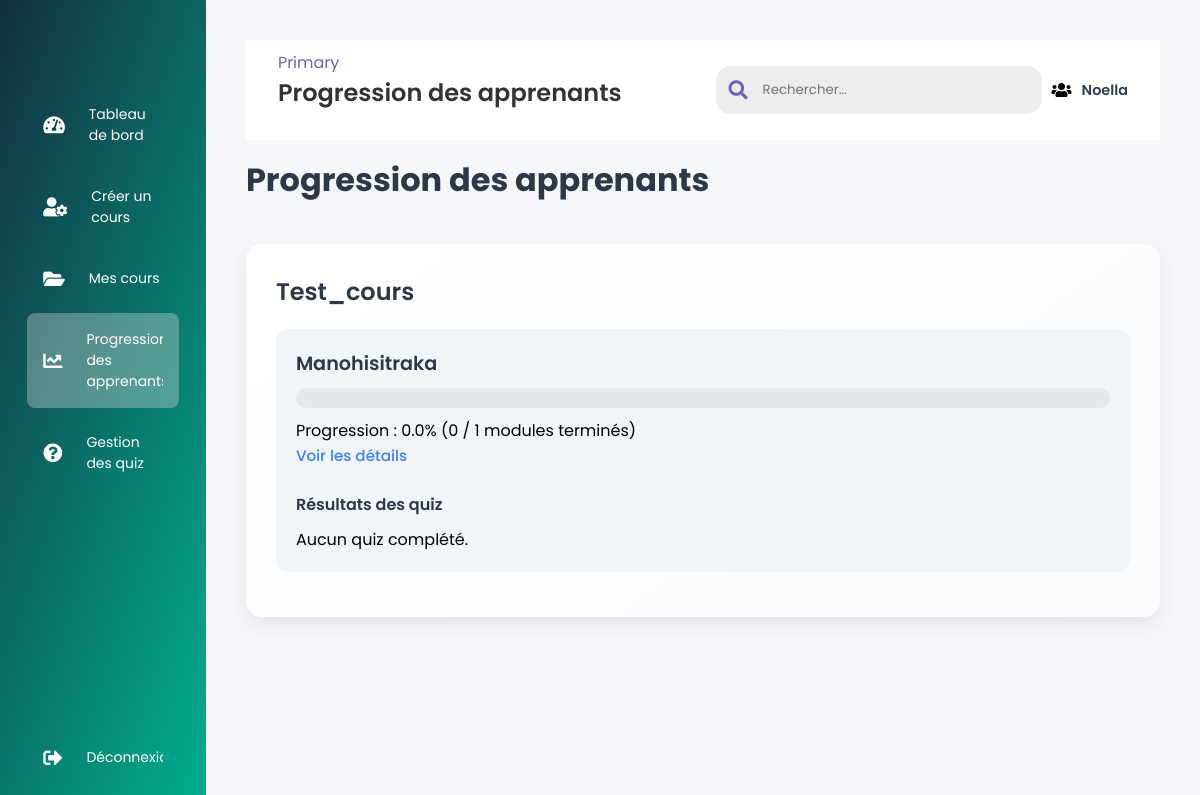
/Espace/formateur/progression_apprenants.php (signed in), run on the app's committed database.
### tables this page shows
CREATE TABLE `formateurs` (
  `id` int NOT NULL AUTO_INCREMENT,
  `nom_prenom` varchar(255) NOT NULL,
  `email` varchar(255) NOT NULL,
  `telephone` varchar(20) DEFAULT NULL,
  `ville_pays` varchar(255) DEFAULT NULL,
  `linkedin` varchar(255) DEFAULT NULL,
  `intitule_metier` varchar(255) DEFAULT NULL,
  `experience_formation` text,
  `detail_experience` text,
  `cv` varchar(255) DEFAULT NULL,
  `categories` text,
  `autre_domaine` varchar(255) DEFAULT NULL,
  `titre_cours` varchar(255) DEFAULT NULL,
  `objectif` text,
  `public_cible` text,
  `detail_complementaire` text,
  `formats` text,
  `format_autre` varchar(255) DEFAULT NULL,
  `duree_estimee` varchar(100) DEFAULT NULL,
  `type_formation` varchar(100) DEFAULT NULL,
  `motivation` text,
  `valeurs` text,
  `profil_public` text,
  `statut` enum('en_attente','verifie','premium','partenaire') DEFAULT 'en_attente',
  `created_at` timestamp NULL DEFAULT CURRENT_TIMESTAMP,
  `code_entree` varchar(255) DEFAULT NULL,
  `password` varchar(255) DEFAULT NULL,
  PRIMARY KEY (`id`),
  UNIQUE KEY `email` (`email`)
);

CREATE TABLE `cours` (
  `id` int NOT NULL AUTO_INCREMENT,
  `formateur_id` int NOT NULL,
  `formation_id` INT NOT NULL, 
  `contenu_formation_id` INT NOT NULL,
  `titre` varchar(255) NOT NULL,
  `description` text NOT NULL,
  `prix` decimal(10,2) NOT NULL,
  `photo` varchar(255) DEFAULT NULL,
  `created_at` timestamp NULL DEFAULT CURRENT_TIMESTAMP,
  PRIMARY KEY (`id`),
  KEY `formateur_id` (`formateur_id`),
  KEY `formation_id` (`formation_id`),
  KEY `contenu_formation_id` (`contenu_formation_id`),
  CONSTRAINT `cours_ibfk_1` FOREIGN KEY (`formateur_id`) REFERENCES `formateurs` (`id`) ON DELETE CASCADE,
  CONSTRAINT `fk_cours_formation` FOREIGN KEY (`formation_id`) REFERENCES `formations` (`id_formation`) ON DELETE RESTRICT ON UPDATE CASCADE,
  CONSTRAINT `fk_cours_sous_formation` FOREIGN KEY (`contenu_formation_id`) REFERENCES `contenu_formations` (`id_contenu`) ON DELETE RESTRICT ON UPDATE CASCADE
);

### Espace/formateur/progression_apprenants.php (the view, shortened to what this page needs)
<?php
require_once '../config/db.php';
$formateur_id = $_SESSION['formateur_id'];
$trainer_name = "Formateur";
if (isset($pdo)) {
    try {
        $query = "SELECT nom_prenom FROM formateurs WHERE id = :id";
        $stmt = $pdo->prepare($query);
        $stmt->bindParam(':id', $formateur_id, PDO::PARAM_INT);
        $stmt->execute();
        $row = $stmt->fetch(PDO::FETCH_ASSOC);
        if ($row) {
            $trainer_name = htmlspecialchars($row['nom_prenom']);
        }
    } catch (PDOException $e) {
        error_log("Erreur de requête : " . $e->getMessage());
    }
}
$stmt = $pdo->prepare("SELECT * FROM cours WHERE formateur_id = ?");
$stmt->execute([$formateur_id]);
$cours = $stmt->fetchAll(PDO::FETCH_ASSOC);
$progression = [];
foreach ($cours as $c) {
    $stmt = $pdo->prepare("SELECT id FROM modules WHERE cours_id = ?");
    $stmt->execute([$c['id']]);
    $modules = $stmt->fetchAll(PDO::FETCH_ASSOC);
    $total_modules = count($modules);
    $stmt = $pdo->prepare("
        SELECT u.id AS utilisateur_id, u.nom AS utilisateur_nom
        FROM inscriptions i
        JOIN utilisateurs u ON i.utilisateur_id = u.id
        WHERE i.cours_id = ? AND i.statut_paiement = 'paye'
    ");
    $stmt->execute([$c['id']]);
    $apprenants = $stmt->fetchAll(PDO::FETCH_ASSOC);
    $progression[$c['id']] = [
        'titre' => $c['titre'],
        'total_modules' => $total_modules,
        'apprenants' => []
    ];
    foreach ($apprenants as $apprenant) {
        $stmt = $pdo->prepare("
            SELECT m.titre
            FROM completions c
            JOIN modules m ON c.module_id = m.id
            WHERE c.utilisateur_id = ? AND c.cours_id = ?
        ");
        $stmt->execute([$apprenant['utilisateur_id'], $c['id']]);
        $modules_termines = $stmt->fetchAll(PDO::FETCH_COLUMN);
        $stmt = $pdo->prepare("
            SELECT q.titre AS quiz_titre, r.score, r.date, q.score_minimum
            FROM resultats_quiz r
            JOIN quiz q ON r.quiz_id = q.id
            JOIN modules m ON q.module_id = m.id
            WHERE r.utilisateur_id = ? AND m.cours_id = ?
        ");
        $stmt->execute([$apprenant['utilisateur_id'], $c['id']]);
        $resultats_quiz = $stmt->fetchAll(PDO::FETCH_ASSOC);
        $progression[$c['id']]['apprenants'][$apprenant['utilisateur_id']] = [
            'nom' => $apprenant['utilisateur_nom'],
            'modules_termines' => $modules_termines,
            'progression' => $total_modules > 0 ? (count($modules_termines) / $total_modules) * 100 : 0,
            'resultats_quiz' => $resultats_quiz
        ];
    }
}
?>
<!DOCTYPE html>
<html lang="fr">
<head>
    <link rel="stylesheet" href="../../asset/css/styles/style-formateur.css">
    <link rel="stylesheet" href="https://cdnjs.cloudflare.com/ajax/libs/font-awesome/5.15.4/css/all.min.css">
</head>
<body>
    <div class="sidebar">
        <div class="logo"></div>
        <ul class="menu">
            <li>
                <a href="espace_formateur.php"><i class="fas fa-tachometer-alt"></i><span>Tableau de bord</span></a>
            </li>
            <li>
                <a href="create_cours.php"><i class="fas fa-user-cog"></i><span>Créer un cours</span></a>
            </li>
            <li>
                <a href="liste_cours.php"><i class="fas fa-folder-open"></i><span>Mes cours</span></a>
            </li>
            <li class="active">
                <a href="progression_apprenants.php"><i class="fas fa-chart-line"></i><span>Progression des apprenants</span></a>
            </li>
            <li>
                <a href="liste_quiz.php"><i class="fas fa-question-circle"></i><span>Gestion des quiz</span></a>
            </li>
            <li class="logout">
                <a href="../../authentification/logout.php"><i class="fas fa-sign-out-alt"></i><span>Déconnexion</span></a>
            </li>
        </ul>
    </div>
    <div class="main--content">
        <div class="header--wrapper">
            <div class="header--title">
                <span>Primary</span>
                <h2>Progression des apprenants</h2>
            </div>
            <div class="user--info">
                <div class="search--box">
                    <i class="fas fa-search"></i>
                    <input type="text" placeholder="Rechercher...">
                </div>
                <i class="fas fa-users"></i>
                <span class="trainer-name"><?php echo $trainer_name; ?></span>
            </div>
        </div>
        <h1>Progression des apprenants</h1>
        <?php if (empty($cours)): ?>
            <div class="no-progression">
                Aucun cours disponible. Créez un cours pour suivre la progression des apprenants !
            </div>
        <?php else: ?>
            <?php foreach ($cours as $c): ?>
                <div class="card">
                    <div class="card-body">
                        <h4 class="card-title"><?php echo htmlspecialchars($c['titre']); ?></h4>
                        <?php if (empty($progression[$c['id']]['apprenants'])): ?>
                            <p>Aucun apprenant inscrit à ce cours.</p>
                        <?php else: ?>
                            <div class="progression-list">
                                <?php foreach ($progression[$c['id']]['apprenants'] as $utilisateur_id => $data): ?>
                                    <div class="progression-item">
                                        <h5><?php echo htmlspecialchars($data['nom']); ?></h5>
                                        <div class="progress-bar">
                                        </div>
                                        <p>Progression : <?php echo number_format($data['progression'], 1); ?>% (<?php echo count($data['modules_termines']); ?> / <?php echo $progression[$c['id']]['total_modules']; ?> modules terminés)</p>
                                        <div class="toggle-progression" onclick="toggleDetails(this)">Voir les détails</div>
                                        <div class="quiz-results">
                                            <h6>Résultats des quiz</h6>
                                            <?php if (empty($data['resultats_quiz'])): ?>
                                                <p>Aucun quiz complété.</p>
                                            <?php endif; ?>
                                        </div>
                                    </div>
                                <?php endforeach; ?>
                            </div>
                        <?php endif; ?>
                    </div>
                </div>
            <?php endforeach; ?>
        <?php endif; ?>
    </div>
</body>
</html>

### asset/css/styles/style-formateur.css (style rules this page uses)
* { margin: 0; padding: 0; border: none; outline: none; box-sizing: border-box; font-family: "Poppins", sans-serif; }
body { display: flex; }
.sidebar { position: sticky; top: 0; left: 0; bottom: 0; width: 110px; height: 100vh; padding: 0 1.7rem; color: #fff; overflow: hidden; transition: all 0.5s linear; background: linear-gradient(109deg, #132F3F, #01ae8f); }
.logo { height: 80px; padding: 16px; }
.menu { height: 88%; position: relative; list-style: none; padding: 0; }
.menu li { padding: 1rem; margin: 8px 0; border-radius: 8px; transition: all 0.5s ease-in-out; }
.menu li:hover, .active { background-color: #e0e0e058; }
.menu a { color: #fff; font-size: 14px; text-decoration: none; display: flex; align-items: center; gap: 1.5rem; }
.menu a span { overflow: hidden; }
.menu a i { font-size: 1.2rem; }
.logout { position: absolute; bottom: 0; left: 0; width: 100%; }
.main--content { position: relative; background: #ebe9e9; width: 100%; padding: 1rem; }
.header--wrapper { display: flex; justify-content: space-between; align-items: center; flex-wrap: wrap; margin-bottom: 1rem; padding: 10px 2rem; background-color: #fff; }
.header--title { color: rgba(113, 99, 186, 255); }
.user--info { display: flex; align-items: center; gap: 1rem; }
.search--box { background: rgb(237, 237, 237); border-radius: 15px; color: rgb(113, 99, 186, 255); display: flex; align-items: center; gap: 5px; padding: 4px 12px; }
.search--box input { background: transparent; padding: 10px; }
.search--box i { font-size: 1.2rem; cursor: pointer; transition: all 0.5s ease-out; }
.main--content { padding: 30px; }
h2 { color: #333; font-weight: 600; margin-bottom: 20px; }
a { text-decoration: none; color: #007bff; transition: color 0.3s, transform 0.2s; }
.user--info { display: flex; align-items: center; gap: 10px; }
.trainer-name { font-size: 0.9em; font-weight: 600; color: #2c3e50; }

### Espace/formateur/progression_apprenants.php (style rules this page uses)
.main--content { padding: 40px; background: #f5f7fa; min-height: 100vh; }
h1 { color: #2d3748; font-weight: 700; font-size: 2rem; margin-bottom: 40px; font-family: 'Poppins', sans-serif; }
.card { border: none; border-radius: 16px; background: linear-gradient(145deg, #ffffff, #f9fbfc); box-shadow: 0 8px 20px rgba(0, 0, 0, 0.08); margin-bottom: 30px; transition: transform 0.3s, box-shadow 0.3s; }
.card-body { padding: 30px; }
.card-title { color: #2d3748; font-weight: 600; font-size: 1.5rem; margin-bottom: 15px; }
.progression-list { margin-top: 20px; }
.progression-item { background: #f1f5f9; border-radius: 12px; padding: 20px; margin-bottom: 15px; transition: background-color 0.3s; }
.progression-item h5 { color: #2d3748; font-weight: 600; font-size: 1.2rem; margin-bottom: 10px; }
.progress-bar { height: 20px; background: #e5e7eb; border-radius: 10px; overflow: hidden; margin-bottom: 10px; }
.toggle-progression, .toggle-quiz { cursor: pointer; color: #3b82f6; font-size: 0.95rem; font-weight: 500; margin-bottom: 10px; display: inline-block; }
.quiz-results { margin-top: 15px; }
.quiz-results h6 { color: #2d3748; font-weight: 600; font-size: 1rem; margin-bottom: 10px; }
.user--info { display: flex; align-items: center; gap: 10px; }
.trainer-name { font-size: 0.9em; font-weight: 600; color: #2c3e50; }

### data on the page
formateurs: nom_prenom "Noella"
cours: titre "Test_cours", nom "Manohisitraka", progression "0.0", count($data['modules_termines']) "0", id "1"
